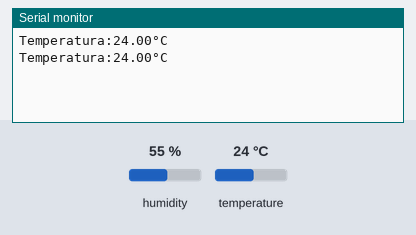
Bench run of a sketch on a simulated Arduino Uno, built with avr-gcc and run on an emulated ATmega328P. Shown: the last lines printed to the serial monitor. Inputs (shaded band) come from the test bench; at power-on: temperature 24 °C, humidity 55 %.

Above: at 4.8 s.
4.9 s: temperature set to 12 °C
At 7.1 s:
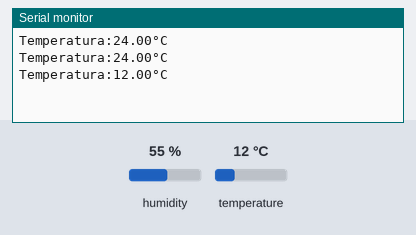
7.9 s: temperature set to 19 °C
At 9.5 s:
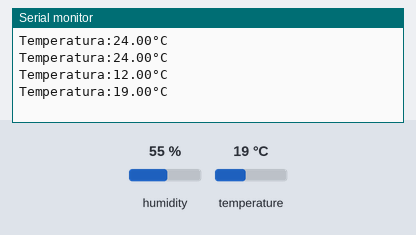
Timing chart, 0 to 11.0 s (numbered marks = the images above; inputs shaded):
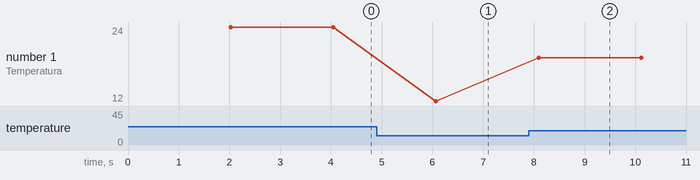

The sketch:

Sensor_DTH11.ino
```cpp
#include <DHT.h>

#define DHTTYPE DHT11
#define DHTPIN 9

DHT dht (DHTPIN, DHTTYPE);

void setup() {
  Serial.begin(9600);
  dht.begin();
}

void loop() {
  delay (2000);
  float temperature = dht.readTemperature();

  if (isnan(temperature)){
    Serial.println("ERROR EN EL SENSOR");
  }

  Serial.print ("Temperatura:");
  Serial.print (temperature);
  Serial.println ("°C");
}
```

Measured:
- after the input at 4.9 s, the serial monitor: prints a new line after 1.2 s (image 1)
- after the input at 7.9 s, the serial monitor: prints a new line after 0.20 s (image 2)
- plotted number 1: 24 → 12 after the input at 4.9 s, 12 → 19 after the input at 7.9 s
